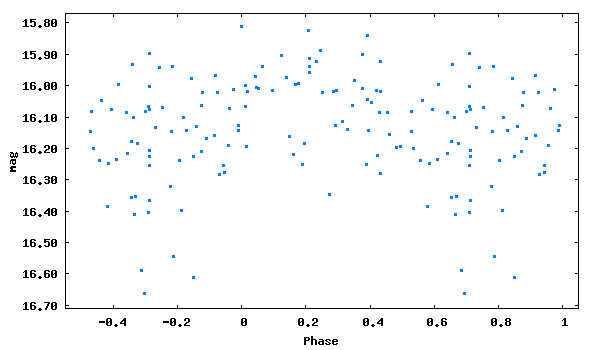

Write gnuplot code to recreate this figure.
set term png size 600,350 medium
set colors classic
set output 'phase_lc_17.png'
set xlabel 'Phase'
set ylabel 'mag'
#set title 'JDmax = 2445918.53400 + 71.5512307 x E'
set format y '%5.2f'
plot [-0.55:1.05][16.71:15.77] "phase_lc_17.dat" linecolor 3 pointtype 5 pointsize 0.3 title ""
